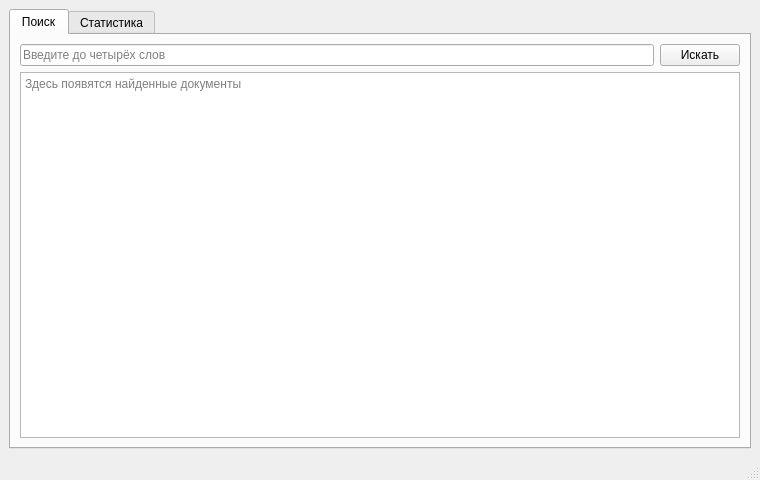
<?xml version="1.0" encoding="UTF-8"?>
<ui version="4.0">
 <class>MainWindow</class>
 <widget class="QMainWindow" name="MainWindow">
  <property name="geometry">
   <rect><x>0</x><y>0</y><width>760</width><height>480</height></rect>
  </property>
  <property name="windowTitle"><string>Поиск по документам</string></property>
  <widget class="QWidget" name="centralwidget">
   <layout class="QVBoxLayout" name="mainLayout">
    <item>
     <widget class="QTabWidget" name="tabs">
      <widget class="QWidget" name="searchTab">
       <attribute name="title"><string>Поиск</string></attribute>
       <layout class="QVBoxLayout" name="searchLayout">
        <item>
         <layout class="QHBoxLayout" name="queryLayout">
          <item>
           <widget class="QLineEdit" name="queryEdit">
            <property name="placeholderText"><string>Введите до четырёх слов</string></property>
           </widget>
          </item>
          <item>
           <widget class="QPushButton" name="searchButton">
            <property name="text"><string>Искать</string></property>
           </widget>
          </item>
         </layout>
        </item>
        <item>
         <widget class="QPlainTextEdit" name="resultsEdit">
          <property name="readOnly"><bool>true</bool></property>
          <property name="placeholderText"><string>Здесь появятся найденные документы</string></property>
         </widget>
        </item>
       </layout>
      </widget>
      <widget class="QWidget" name="statisticsTab">
       <attribute name="title"><string>Статистика</string></attribute>
       <layout class="QVBoxLayout" name="statisticsLayout">
        <item>
         <layout class="QHBoxLayout" name="buttonsLayout">
          <item>
           <widget class="QPushButton" name="wordsButton">
            <property name="text"><string>Слова и частоты</string></property>
           </widget>
          </item>
          <item>
           <widget class="QPushButton" name="relevanceButton">
            <property name="text"><string>Релевантность документов</string></property>
            <property name="enabled"><bool>false</bool></property>
           </widget>
          </item>
         </layout>
        </item>
        <item>
         <widget class="QPlainTextEdit" name="statisticsEdit">
          <property name="readOnly"><bool>true</bool></property>
          <property name="placeholderText"><string>Выберите, какую статистику показать</string></property>
         </widget>
        </item>
       </layout>
      </widget>
     </widget>
    </item>
   </layout>
  </widget>
  <widget class="QStatusBar" name="statusbar"/>
 </widget>
 <tabstops><tabstop>queryEdit</tabstop><tabstop>searchButton</tabstop><tabstop>resultsEdit</tabstop></tabstops>
 <resources/>
 <connections/>
</ui>
